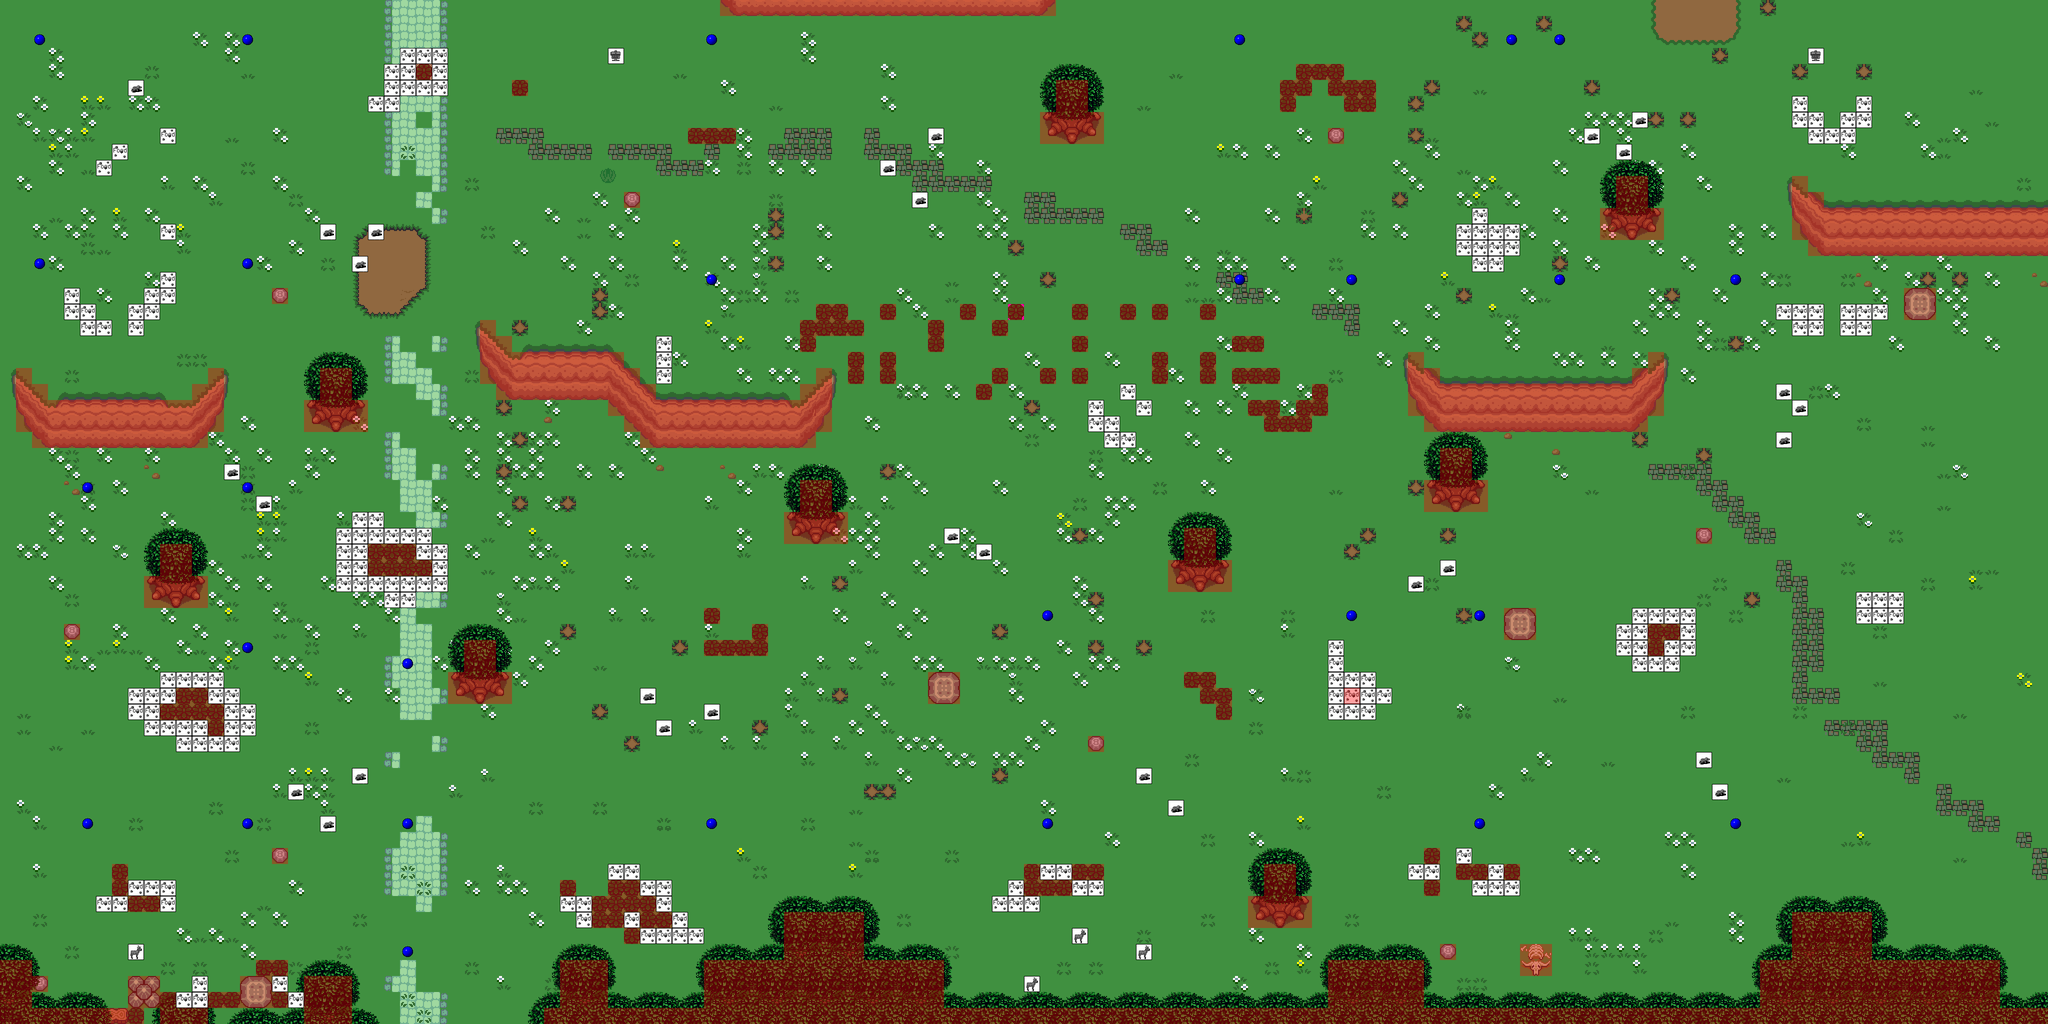

Tiled map render using the project's own tile images. Description and the map definition, with tile-layer contents summarised, below:
An orthogonal 128x64 tile map with 32x32 px tiles, 8 tile layers (0_floor, 1_terrain, 2_object, 3_roof, ...), 11 tilesets.

<map version="0.99a" orientation="orthogonal" width="128" height="64" tilewidth="32" tileheight="32">
 <property name="x" value="500000" />
 <property name="y" value="500064" />
 <tileset name="Outside 0" firstgid="1" tilewidth="32" tileheight="32">
  <image source="../zelda_outside_0_chipset.png" trans="ffffff" />
 </tileset>
 <tileset name="Outside 1" firstgid="481" tilewidth="32" tileheight="32">
  <image source="../zelda_outside_1_chipset.png" trans="ffffff" />
 </tileset>
 <tileset name="Dungeon 0" firstgid="961" tilewidth="32" tileheight="32">
  <image source="../zelda_dungeon_0_chipset.png" trans="ff00ff" />
 </tileset>
 <tileset name="Dungeon 1" firstgid="1441" tilewidth="32" tileheight="32">
  <image source="../zelda_dungeon_1_chipset.png" trans="ff00ff" />
 </tileset>
 <tileset name="Interior 0" firstgid="1921" tilewidth="32" tileheight="32">
  <image source="../zelda_interior_0_chipset.png" trans="ff00ff" />
 </tileset>
 <tileset name="Navigation" firstgid="2401" tilewidth="32" tileheight="32">
  <image source="../zelda_navigation_chipset.png" />
 </tileset>
 <tileset name="Objects" firstgid="2402" tilewidth="32" tileheight="32">
  <image source="../zelda_objects_chipset.png" />
 </tileset>
 <tileset name="Collision" firstgid="2502" tilewidth="32" tileheight="32">
  <image source="../zelda_collision_chipset.png" />
 </tileset>
 <tileset name="Building 0" firstgid="2504" tilewidth="32" tileheight="32">
  <image source="../zelda_building_0_tileset.png" />
 </tileset>
 <tileset name="Outside 2" firstgid="2984" tilewidth="32" tileheight="32">
  <image source="../zelda_outside_2_chipset.png" />
 </tileset>
 <tileset name="Interior 1" firstgid="3464" tilewidth="32" tileheight="32">
  <image source="../zelda_interior_1_chipset.png" />
 </tileset>
 <layer name="0_floor" width="128" height="64">
  <data>[8192 cells, 8192 non-empty, 9 distinct tile ids]</data>
 </layer>
 <layer name="1_terrain" width="128" height="64">
  <data>[8192 cells, 1043 non-empty, 63 distinct tile ids]</data>
 </layer>
 <layer name="2_object" width="128" height="64">
  <data>[8192 cells, 505 non-empty, 27 distinct tile ids]</data>
 </layer>
 <layer name="3_roof" width="128" height="64">
  <data>[8192 cells, 568 non-empty, 44 distinct tile ids]</data>
 </layer>
 <layer name="objects" width="128" height="64">
  <data>[8192 cells, 217 non-empty, 3 distinct tile ids]</data>
 </layer>
 <layer name="collision" width="128" height="64" opacity="0.37">
  <data>[8192 cells, 769 non-empty, 1 distinct tile ids]</data>
 </layer>
 <layer name="navigation" width="128" height="64">
  <data>[8192 cells, 28 non-empty, 1 distinct tile ids]</data>
 </layer>
 <layer name="protection" width="128" height="64">
  <data>[8192 cells, 0 non-empty, 0 distinct tile ids]</data>
 </layer>
</map>
